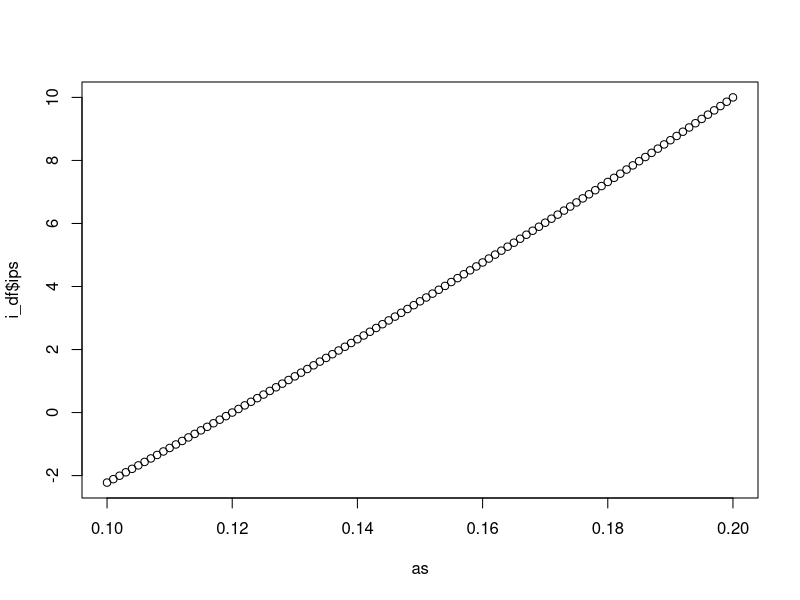

Reproduce this figure in R.
# Indicator of change ----
# https://arxiv.org/abs/2011.14807
# 2020 Brauen - On absolute and relative change
# https://en.wikipedia.org/wiki/Relative_change

# An antisymmetric, additive and normed measure of change
# Either ln (p) or 2 * (sqrt(v_2) - sqrt(v_1))

point_index_tests <-
  tibble::tibble(
    base_volume = c(
      100,
      1000,
      10000,
      10200,
      1200,
      200,
      2000,
      2000,
      2000,
      20000,
      20050,
      20000,
      1000000,
      1000900,
      1000000,
      100
    ),
    calc_volume = c(
      200,
      1200,
      10200,
      10000,
      1000,
      100,
      2000,
      2050,
      2100,
      20050,
      20250,
      20250,
      1000900,
      1000000,
      1010000,
      101
    )
  ) |>
  dplyr::mutate(
    pi_i = calc_volume / base_volume,
    pi_p = 100 * (calc_volume / base_volume - 1),
    pi_i_ln = 100 * log(pi_i),
    f_pi_i_lambda_half = (calc_volume - base_volume) / sqrt(base_volume),
    F_pi_i_lambda_half = 2 * (sqrt(calc_volume) - sqrt(base_volume))
  ) |>
  dplyr::summarise(
    pi_i = sum(calc_volume) / sum(base_volume),
    total_F_pi_i_lambda_half = 2 * (sqrt(sum(calc_volume)) - sqrt(sum(base_volume))),
    mean_F_pi_i_lambda_half = mean(F_pi_i_lambda_half)
  )

# Additivity
# Row 10 plus 11 should equal 12
sum(point_index_tests$f_pi_i_lambda_half[10:11]) # no
sum(point_index_tests$F_pi_i_lambda_half[10:11]) # yes

# I.e. F is additive, but f is not.
# F has high values when comparing monthly traffic,
# but this will of course be smaller when we would compare monthly daily traffic.

# F for the city doesn't say much. It would still be perilous to compare cities.




# Ratio of private traffic ----
index_i_from_ratio <- function(a) {

  index_i = (1 - 0.12) / (1 - a)
}

as <- seq(10, 20, 0.1) / 100

i_df <-
  tibble::tibble(
    as
  ) |>
  dplyr::mutate(
    is = index_i_from_ratio(as),
    ips = 100 * (is - 1),
    aps = 100 * (as / 0.12 - 1)
  )

plot(as, i_df$ips)
